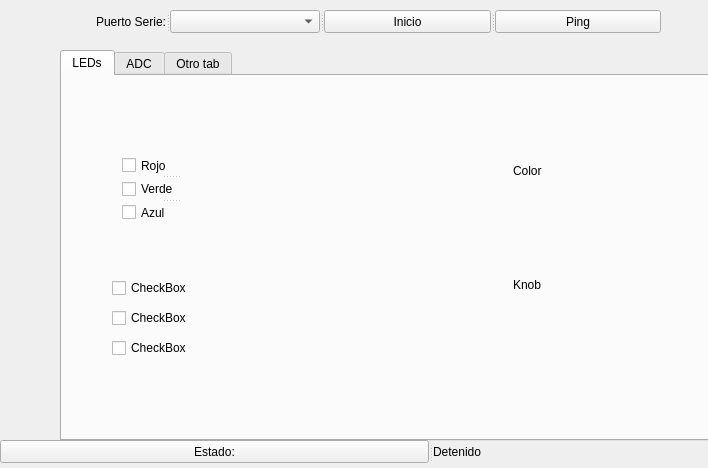
<?xml version="1.0" encoding="UTF-8"?>
<ui version="4.0">
 <class>MainUserGUI</class>
 <widget class="QWidget" name="MainUserGUI">
  <property name="geometry">
   <rect>
    <x>0</x>
    <y>0</y>
    <width>708</width>
    <height>468</height>
   </rect>
  </property>
  <property name="windowTitle">
   <string>GUIPanel</string>
  </property>
  <widget class="QTabWidget" name="tabWidget">
   <property name="geometry">
    <rect>
     <x>60</x>
     <y>50</y>
     <width>711</width>
     <height>391</height>
    </rect>
   </property>
   <property name="currentIndex">
    <number>0</number>
   </property>
   <widget class="QWidget" name="tab">
    <attribute name="title">
     <string>LEDs</string>
    </attribute>
    <widget class="QSplitter" name="splitter_2">
     <property name="geometry">
      <rect>
       <x>60</x>
       <y>80</y>
       <width>97</width>
       <height>66</height>
      </rect>
     </property>
     <property name="orientation">
      <enum>Qt::Vertical</enum>
     </property>
     <widget class="QCheckBox" name="rojo">
      <property name="text">
       <string>Rojo</string>
      </property>
     </widget>
     <widget class="QCheckBox" name="verde">
      <property name="text">
       <string>Verde</string>
      </property>
     </widget>
     <widget class="QCheckBox" name="azul">
      <property name="text">
       <string>Azul</string>
      </property>
     </widget>
    </widget>
    <widget class="QWidget" name="layoutWidget">
     <property name="geometry">
      <rect>
       <x>440</x>
       <y>30</y>
       <width>171</width>
       <height>243</height>
      </rect>
     </property>
     <layout class="QGridLayout" name="gridLayout">
      <item row="0" column="0">
       <widget class="QLabel" name="label">
        <property name="text">
         <string>Color</string>
        </property>
       </widget>
      </item>
      <item row="1" column="1">
       <widget class="QwtKnob" name="Knob">
        <property name="upperBound">
         <double>10.000000000000000</double>
        </property>
        <property name="value">
         <double>0.500000000000000</double>
        </property>
        <property name="singleSteps">
         <UInt>0</UInt>
        </property>
        <property name="pageSteps">
         <UInt>10</UInt>
        </property>
       </widget>
      </item>
      <item row="1" column="0">
       <widget class="QLabel" name="label_2">
        <property name="text">
         <string>Knob</string>
        </property>
       </widget>
      </item>
      <item row="0" column="1">
       <widget class="color_widgets::ColorWheel" name="colorWheel">
        <property name="sizePolicy">
         <sizepolicy hsizetype="Minimum" vsizetype="Minimum">
          <horstretch>0</horstretch>
          <verstretch>0</verstretch>
         </sizepolicy>
        </property>
       </widget>
      </item>
     </layout>
    </widget>
    <widget class="QCheckBox" name="checkBox1">
     <property name="geometry">
      <rect>
       <x>50</x>
       <y>200</y>
       <width>91</width>
       <height>24</height>
      </rect>
     </property>
     <property name="text">
      <string>CheckBox</string>
     </property>
    </widget>
    <widget class="QCheckBox" name="checkBox2">
     <property name="geometry">
      <rect>
       <x>50</x>
       <y>230</y>
       <width>91</width>
       <height>24</height>
      </rect>
     </property>
     <property name="text">
      <string>CheckBox</string>
     </property>
    </widget>
    <widget class="QCheckBox" name="checkBox3">
     <property name="geometry">
      <rect>
       <x>50</x>
       <y>260</y>
       <width>91</width>
       <height>24</height>
      </rect>
     </property>
     <property name="text">
      <string>CheckBox</string>
     </property>
    </widget>
   </widget>
   <widget class="QWidget" name="tab_2">
    <attribute name="title">
     <string>ADC</string>
    </attribute>
    <widget class="QPushButton" name="ADCButton">
     <property name="geometry">
      <rect>
       <x>260</x>
       <y>170</y>
       <width>75</width>
       <height>23</height>
      </rect>
     </property>
     <property name="text">
      <string>LeeADC</string>
     </property>
    </widget>
    <widget class="QWidget" name="layoutWidget">
     <property name="geometry">
      <rect>
       <x>160</x>
       <y>30</y>
       <width>271</width>
       <height>131</height>
      </rect>
     </property>
     <layout class="QGridLayout" name="gridLayout_2">
      <item row="0" column="0">
       <widget class="QLCDNumber" name="lcdCh1">
        <property name="frameShape">
         <enum>QFrame::Box</enum>
        </property>
        <property name="frameShadow">
         <enum>QFrame::Plain</enum>
        </property>
        <property name="smallDecimalPoint">
         <bool>false</bool>
        </property>
        <property name="digitCount">
         <number>5</number>
        </property>
        <property name="segmentStyle">
         <enum>QLCDNumber::Flat</enum>
        </property>
        <property name="value" stdset="0">
         <double>0.000000000000000</double>
        </property>
       </widget>
      </item>
      <item row="0" column="1">
       <widget class="QLCDNumber" name="lcdCh3">
        <property name="frameShape">
         <enum>QFrame::Box</enum>
        </property>
        <property name="frameShadow">
         <enum>QFrame::Plain</enum>
        </property>
        <property name="smallDecimalPoint">
         <bool>false</bool>
        </property>
        <property name="digitCount">
         <number>5</number>
        </property>
        <property name="segmentStyle">
         <enum>QLCDNumber::Flat</enum>
        </property>
        <property name="value" stdset="0">
         <double>0.000000000000000</double>
        </property>
       </widget>
      </item>
      <item row="1" column="0">
       <widget class="QLCDNumber" name="lcdCh2">
        <property name="frameShape">
         <enum>QFrame::Box</enum>
        </property>
        <property name="frameShadow">
         <enum>QFrame::Plain</enum>
        </property>
        <property name="smallDecimalPoint">
         <bool>false</bool>
        </property>
        <property name="digitCount">
         <number>5</number>
        </property>
        <property name="segmentStyle">
         <enum>QLCDNumber::Flat</enum>
        </property>
        <property name="value" stdset="0">
         <double>0.000000000000000</double>
        </property>
       </widget>
      </item>
      <item row="1" column="1">
       <widget class="QLCDNumber" name="lcdCh4">
        <property name="frameShape">
         <enum>QFrame::Box</enum>
        </property>
        <property name="frameShadow">
         <enum>QFrame::Plain</enum>
        </property>
        <property name="smallDecimalPoint">
         <bool>false</bool>
        </property>
        <property name="digitCount">
         <number>5</number>
        </property>
        <property name="segmentStyle">
         <enum>QLCDNumber::Flat</enum>
        </property>
        <property name="value" stdset="0">
         <double>0.000000000000000</double>
        </property>
       </widget>
      </item>
     </layout>
    </widget>
   </widget>
   <widget class="QWidget" name="tab_3">
    <attribute name="title">
     <string>Otro tab</string>
    </attribute>
   </widget>
  </widget>
  <widget class="QSplitter" name="splitter_4">
   <property name="geometry">
    <rect>
     <x>20</x>
     <y>10</y>
     <width>641</width>
     <height>23</height>
    </rect>
   </property>
   <property name="orientation">
    <enum>Qt::Horizontal</enum>
   </property>
   <widget class="QSplitter" name="splitter">
    <property name="orientation">
     <enum>Qt::Horizontal</enum>
    </property>
    <widget class="QLabel" name="serialPortLabel">
     <property name="text">
      <string>Puerto Serie:</string>
     </property>
     <property name="alignment">
      <set>Qt::AlignRight|Qt::AlignTrailing|Qt::AlignVCenter</set>
     </property>
    </widget>
    <widget class="QComboBox" name="serialPortComboBox"/>
   </widget>
   <widget class="QSplitter" name="splitter_3">
    <property name="orientation">
     <enum>Qt::Horizontal</enum>
    </property>
    <widget class="QPushButton" name="runButton">
     <property name="text">
      <string>Inicio</string>
     </property>
    </widget>
    <widget class="QPushButton" name="pingButton">
     <property name="text">
      <string>Ping</string>
     </property>
    </widget>
   </widget>
  </widget>
  <widget class="QSplitter" name="splitter_5">
   <property name="geometry">
    <rect>
     <x>0</x>
     <y>440</y>
     <width>691</width>
     <height>23</height>
    </rect>
   </property>
   <property name="orientation">
    <enum>Qt::Horizontal</enum>
   </property>
   <widget class="QPushButton" name="pushButton">
    <property name="text">
     <string>Estado:</string>
    </property>
   </widget>
   <widget class="QLabel" name="statusLabel">
    <property name="text">
     <string>Detenido</string>
    </property>
   </widget>
  </widget>
 </widget>
 <layoutdefault spacing="6" margin="11"/>
 <customwidgets>
  <customwidget>
   <class>color_widgets::ColorWheel</class>
   <extends>QWidget</extends>
   <header>color_wheel.hpp</header>
  </customwidget>
  <customwidget>
   <class>QwtKnob</class>
   <extends>QWidget</extends>
   <header>qwt_knob.h</header>
  </customwidget>
 </customwidgets>
 <tabstops>
  <tabstop>serialPortComboBox</tabstop>
  <tabstop>pingButton</tabstop>
  <tabstop>runButton</tabstop>
 </tabstops>
 <resources/>
 <connections/>
</ui>
